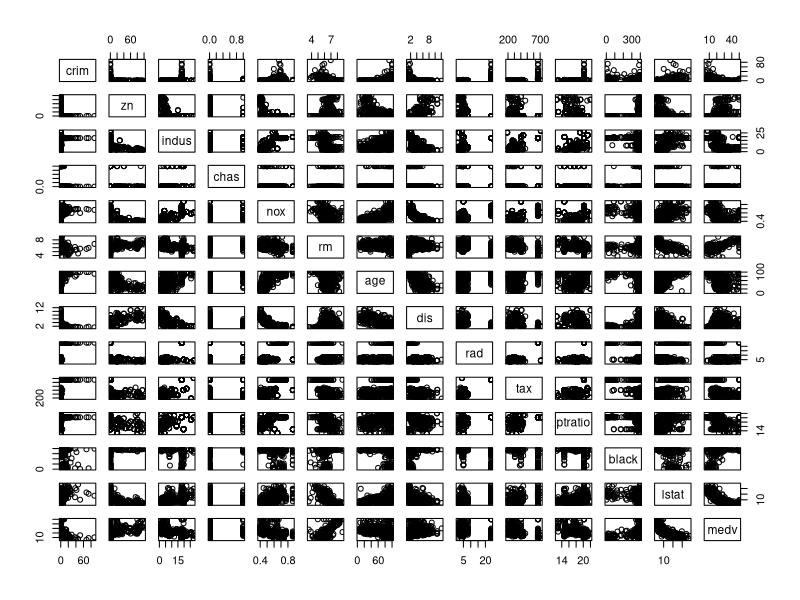
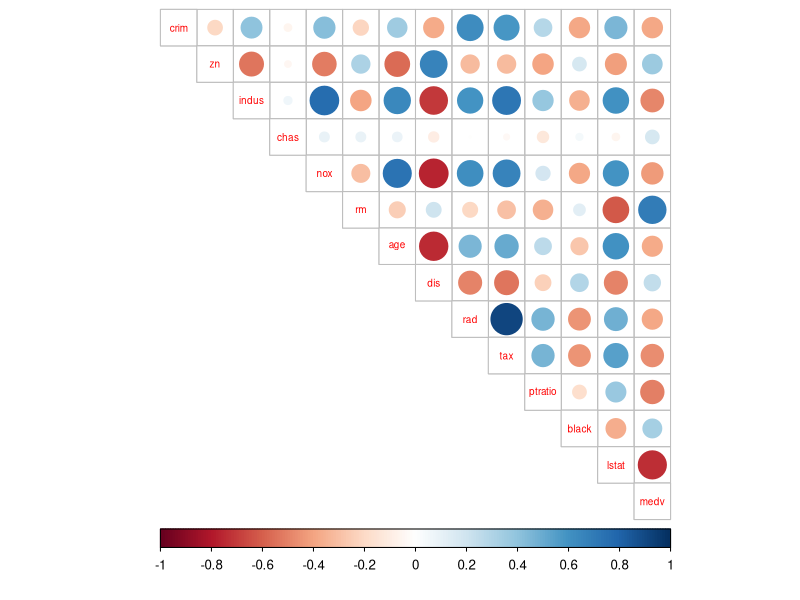
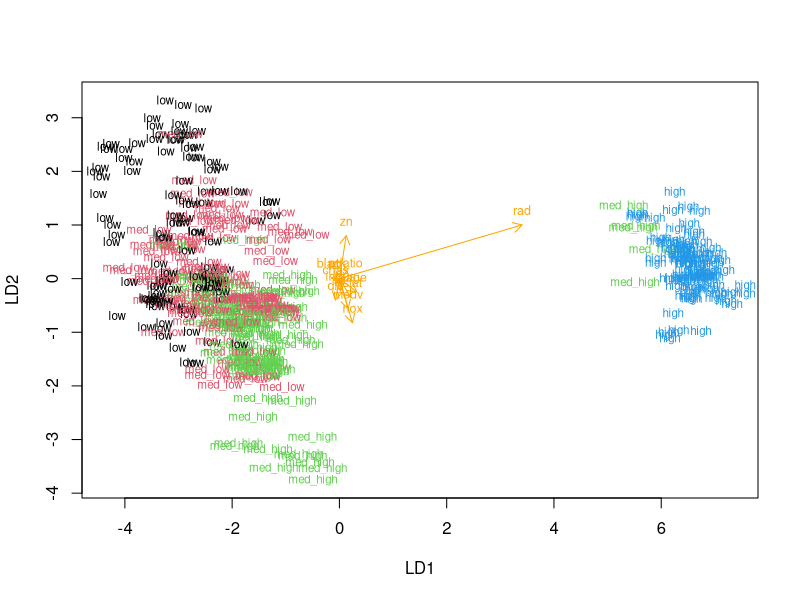
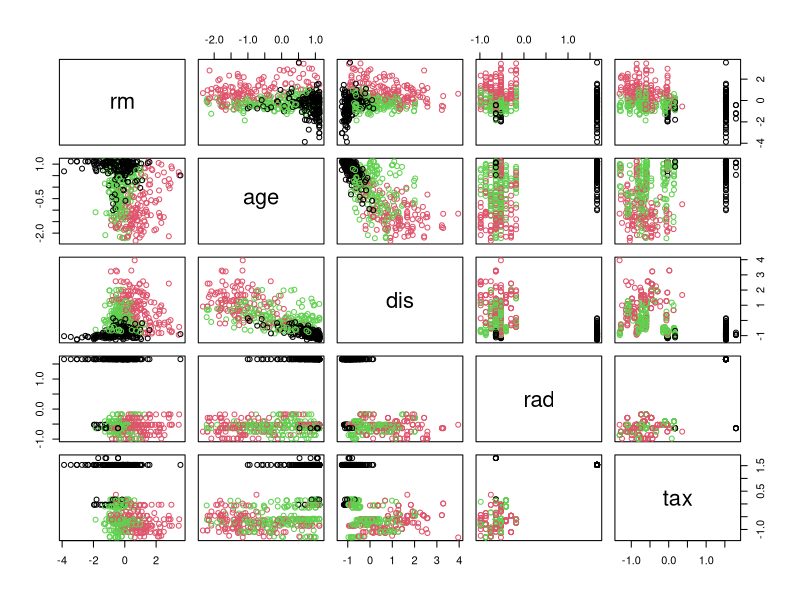

These charts were generated, in order, by the following R code: (Note: this script raises an error after producing the figures.)
## ---- chunk 1
knitr::opts_chunk$set(echo = TRUE)
## ---- chunk 2

library(MASS)
library(tidyr)

data(Boston)

str(Boston)
dim(Boston)
summary(Boston)


## ---- chunk 3

#install.packages("corrplot")
library(corrplot)

pairs(Boston)

cor_matrix<-cor(Boston) 

# print the correlation matrix
cor_matrix %>% round(digits=2)

# visualize the correlation matrix
corrplot(cor_matrix, method="circle", type = "upper", cl.pos = "b", tl.pos = "d", tl.cex = 0.6)



## ---- chunk 4

# 4.

boston_scaled <- scale(Boston)

# summaries of the scaled variables
summary(boston_scaled)

# class of the boston_scaled object
class(boston_scaled)

# change the object to data frame
boston_scaled <- as.data.frame(boston_scaled)


## ---- chunk 5

# 4. continues

# Categorical variable crime rate and division into training and testing sets.

summary(boston_scaled$crim)

# create a quantile vector of crim and print it


bins <- quantile(boston_scaled$crim)
bins

# create a categorical variable 'crime'
crime <- cut(boston_scaled$crim, breaks = bins, include.lowest = TRUE, labels = c("low", "med_low", "med_high", "high"))

# look at the table of the new factor crime
table(crime)

# remove original crim from the dataset
boston_scaled <- dplyr::select(boston_scaled, -crim)

# add the new categorical value to scaled data
boston_scaled <- data.frame(boston_scaled, crime)


## Division into training and testing

# number of rows in the Boston dataset 
n <- nrow(boston_scaled)

# choose randomly 80% of the rows
ind <- sample(n,  size = n * 0.8)

# create train set
train <- boston_scaled[ind,]

# create test set 
test <- boston_scaled[-ind,]

# save the correct classes from test data
correct_classes <- test$crime

# remove the crime variable from test data
test <- dplyr::select(test, -crime)




## ---- chunk 6

# 5. 

# MASS and train are available

# linear discriminant analysis
lda.fit <- lda(crime ~ ., data = train)

# print the lda.fit object
lda.fit

# the function for lda biplot arrows
lda.arrows <- function(x, myscale = 1, arrow_heads = 0.1, color = "orange", tex = 0.75, choices = c(1,2)){
  heads <- coef(x)
  arrows(x0 = 0, y0 = 0, 
         x1 = myscale * heads[,choices[1]], 
         y1 = myscale * heads[,choices[2]], col=color, length = arrow_heads)
  text(myscale * heads[,choices], labels = row.names(heads), 
       cex = tex, col=color, pos=3)
}

# target classes as numeric
classes <- as.numeric(train$crime)

# plot the lda results
plot(lda.fit, dimen = 2, col = classes, pch = classes)
lda.arrows(lda.fit, myscale = 1)


## ---- chunk 7

# 6. 

# predict classes with test data
lda.pred <- predict(lda.fit, newdata = test)

# cross tabulate the results
table(correct = correct_classes, predicted = lda.pred$class)



## ---- chunk 8

# 7. Distance measures (K-mass, euclidian, manhattan)


library(MASS)
data('Boston')

# euclidean distance matrix
dist_eu <- dist(Boston)

# look at the summary of the distances
summary(dist_eu)

# manhattan distance matrix
dist_man <- dist(Boston, method = "manhattan")

# look at the summary of the distances
summary(dist_man)

# Scale the variables
boston_scaled <- scale(Boston)

# summaries of the scaled variables
summary(boston_scaled)

# class of the boston_scaled object
class(boston_scaled)

# change the object to data frame
boston_scaled <- as.data.frame(boston_scaled)

# k-means clustering
km <- kmeans(boston_scaled, centers = 3)

# plot the Boston dataset with clusters
p <- pairs(boston_scaled[6:10], col = km$cluster)
p


## ---- chunk 9

# 7. Continues

# MASS, ggplot2 and Boston dataset are available
set.seed(123)

# determine the number of clusters
k_max <- 10

# calculate the total within sum of squares
twcss <- sapply(1:k_max, function(k){kmeans(boston_scaled, k)$tot.withinss})

# visualize the results
qplot(x = 1:k_max, y = twcss, geom = 'line')

# k-means clustering
km <-kmeans(boston_scaled, centers = 2)

# plot the Boston dataset with clusters
pairs(boston_scaled, col = km$cluster)




